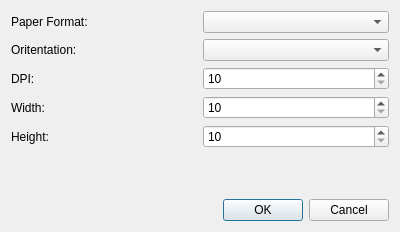
<?xml version="1.0" encoding="UTF-8"?>
<ui version="4.0">
 <class>JIPaperSizeDlg</class>
 <widget class="QDialog" name="JIPaperSizeDlg">
  <property name="geometry">
   <rect>
    <x>0</x>
    <y>0</y>
    <width>400</width>
    <height>232</height>
   </rect>
  </property>
  <property name="windowTitle">
   <string>Dialog</string>
  </property>
  <layout class="QVBoxLayout" name="verticalLayout">
   <item>
    <layout class="QGridLayout" name="gridLayout">
     <item row="0" column="1">
      <widget class="QComboBox" name="cmb_paperFormat"/>
     </item>
     <item row="4" column="0">
      <widget class="QLabel" name="label_4">
       <property name="text">
        <string>Height:</string>
       </property>
      </widget>
     </item>
     <item row="2" column="0">
      <widget class="QLabel" name="label_2">
       <property name="text">
        <string>DPI:</string>
       </property>
      </widget>
     </item>
     <item row="0" column="0">
      <widget class="QLabel" name="label">
       <property name="text">
        <string>Paper Format:</string>
       </property>
      </widget>
     </item>
     <item row="3" column="0">
      <widget class="QLabel" name="label_3">
       <property name="text">
        <string>Width:</string>
       </property>
      </widget>
     </item>
     <item row="1" column="0">
      <widget class="QLabel" name="label_5">
       <property name="text">
        <string>Oritentation:</string>
       </property>
      </widget>
     </item>
     <item row="1" column="1">
      <widget class="QComboBox" name="cmb_orientation"/>
     </item>
     <item row="2" column="1">
      <widget class="QSpinBox" name="sb_dpi">
       <property name="minimum">
        <number>10</number>
       </property>
       <property name="maximum">
        <number>1000</number>
       </property>
      </widget>
     </item>
     <item row="3" column="1">
      <widget class="QSpinBox" name="sb_width">
       <property name="minimum">
        <number>10</number>
       </property>
       <property name="maximum">
        <number>10000</number>
       </property>
      </widget>
     </item>
     <item row="4" column="1">
      <widget class="QSpinBox" name="sb_height">
       <property name="minimum">
        <number>10</number>
       </property>
       <property name="maximum">
        <number>10000</number>
       </property>
      </widget>
     </item>
    </layout>
   </item>
   <item>
    <spacer name="verticalSpacer">
     <property name="orientation">
      <enum>Qt::Vertical</enum>
     </property>
     <property name="sizeHint" stdset="0">
      <size>
       <width>20</width>
       <height>40</height>
      </size>
     </property>
    </spacer>
   </item>
   <item>
    <widget class="QDialogButtonBox" name="buttonBox">
     <property name="standardButtons">
      <set>QDialogButtonBox::Cancel|QDialogButtonBox::Ok</set>
     </property>
    </widget>
   </item>
  </layout>
 </widget>
 <resources/>
 <connections/>
</ui>
